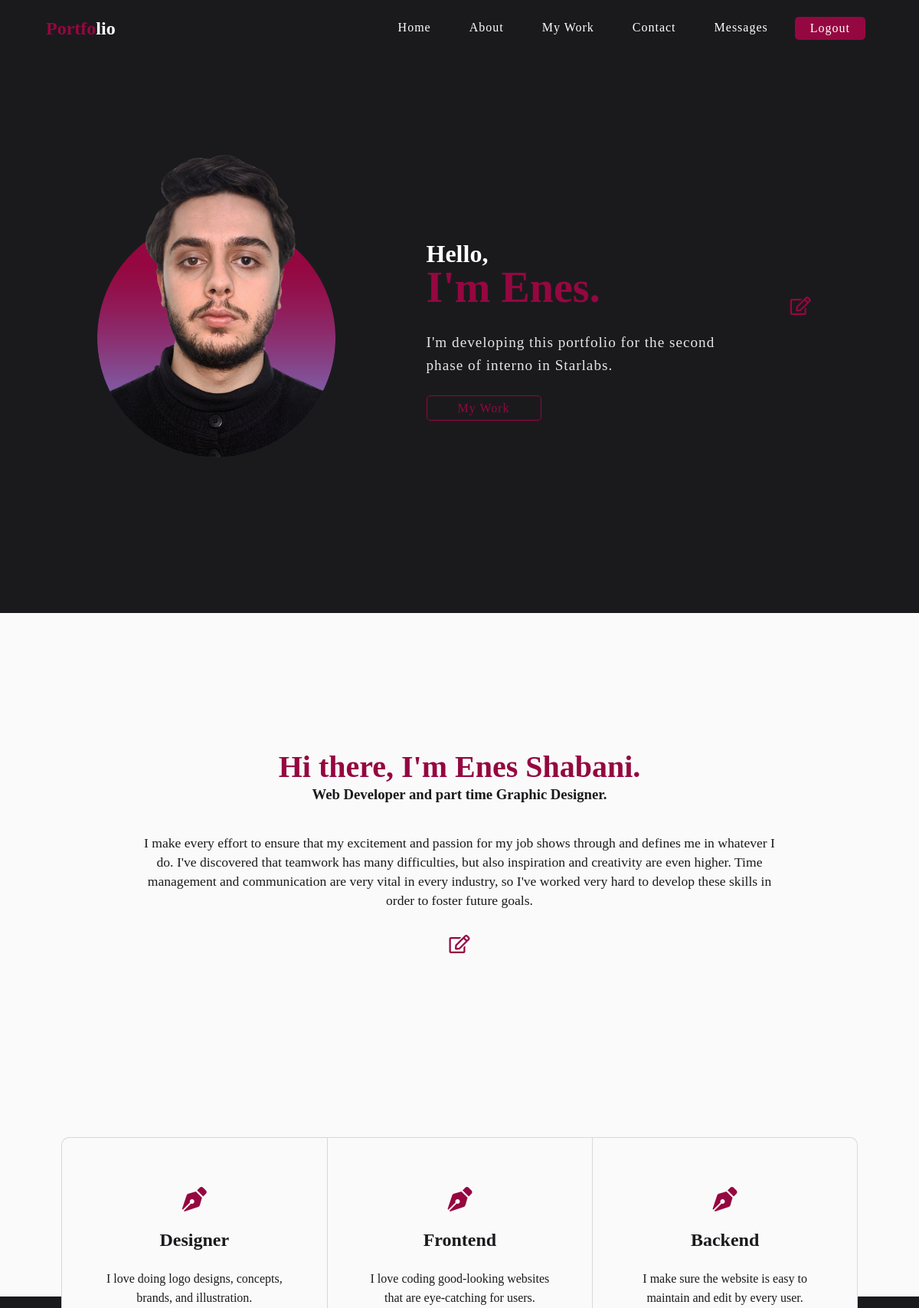
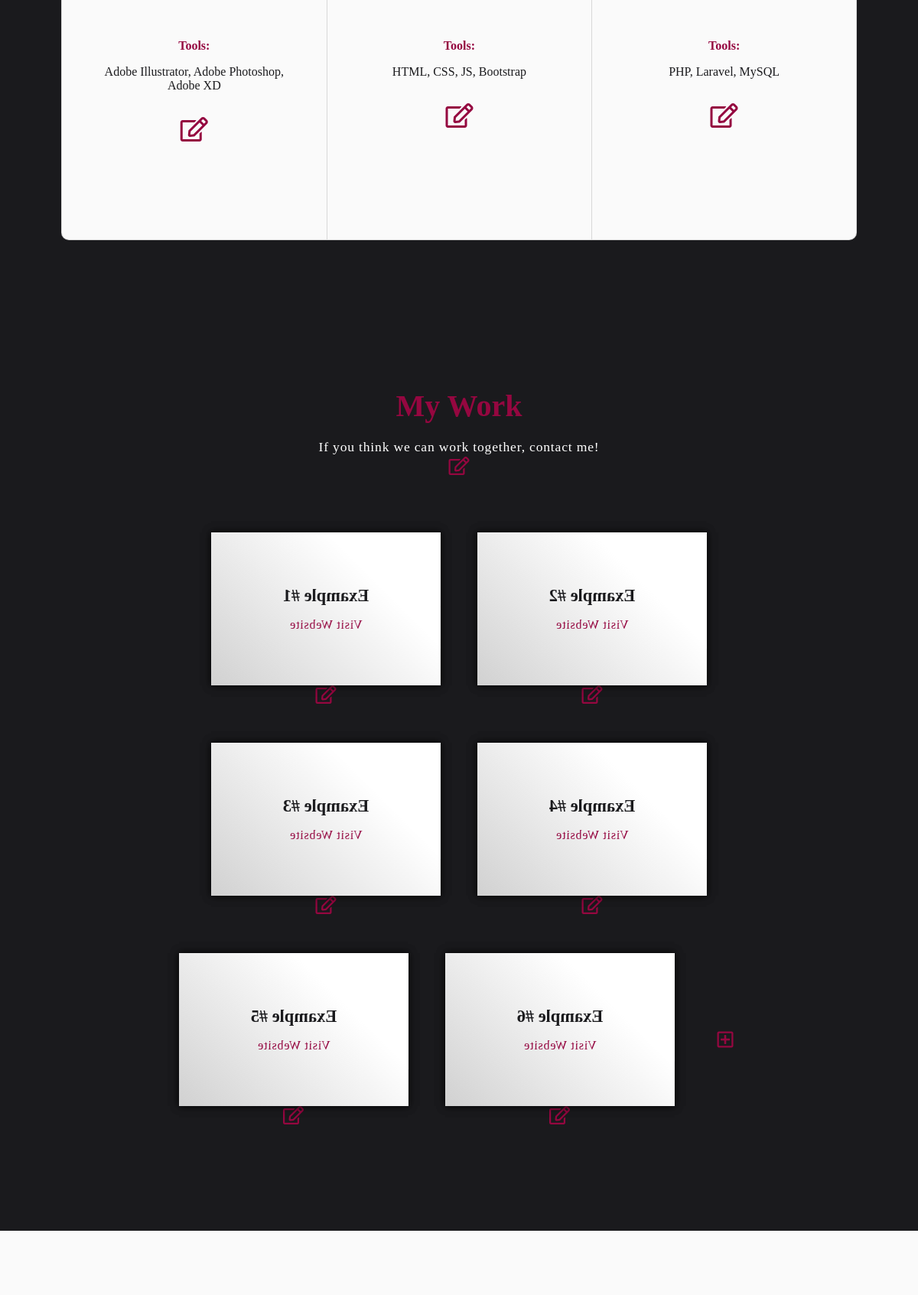
/index.php (signed in, upper part), run on the app's committed database (2 pictures, top to bottom).
### tables this page shows
CREATE TABLE `main_headings` (
  `id` int(11) NOT NULL,
  `smallTitle` varchar(255) NOT NULL,
  `bigTitle` varchar(255) NOT NULL,
  `description` longtext NOT NULL,
  `filename` text NOT NULL
);

CREATE TABLE `about_headings` (
  `id` int(11) NOT NULL,
  `bigTitle` varchar(255) NOT NULL,
  `smallTitle` varchar(255) NOT NULL,
  `description` longtext NOT NULL
);

CREATE TABLE `about_skills` (
  `id` int(11) NOT NULL,
  `title` text NOT NULL,
  `description` text NOT NULL,
  `tools` text NOT NULL
);

CREATE TABLE `mywork_headings` (
  `id` int(11) NOT NULL,
  `title` longtext NOT NULL,
  `description` longtext NOT NULL
);

CREATE TABLE `works` (
  `id` int(11) NOT NULL,
  `title` varchar(255) NOT NULL,
  `link` varchar(255) NOT NULL,
  `filename` varchar(255) NOT NULL
);

### admin/lib/Database.php (called while the page is built, shortened)
<?php
abstract class Database
{
    private $host = 'localhost';
    private $user = 'root';
    private $password = '';
    private $dbname = 'portfoliodb';
    private function connectDB()
    {
        try {
            $dsn = "mysql:host=" . $this->host . ";dbname=" . $this->dbname;
            $pdo = new PDO($dsn, $this->user, $this->password);
            $pdo->setAttribute(PDO::ATTR_ERRMODE, PDO::ERRMODE_EXCEPTION);
            return $pdo;
        } catch (Throwable $e) {
            echo "Lidhja me bazen e shenimeve deshtoi " . $e->getMessage();
        }
    }
    public function prepare($sql)
    {
        return $this->connectDB()->prepare($sql);
    }
    public function getClassName()
    {
        $class_name = new ReflectionClass($this);
        return $class_name = ucfirst($class_name->getShortName());
    }
    public function get_all()
    {
        $sql = "SELECT * FROM " . static::$db_table;
        $stmt = $this->prepare($sql);
        $stmt->execute();
        $stmt->setFetchMode(PDO::FETCH_CLASS, __NAMESPACE__ . "\\{$this->getClassName()}");
        $result = $stmt->fetchAll();
        return $result;
    }
    public function get_by_id($id)
    {
        $sql = "SELECT * FROM " . static::$db_table;
        $sql .= " WHERE id=" . $id;
        $stmt = $this->prepare($sql);
        $stmt->execute();
        $stmt->setFetchMode(PDO::FETCH_CLASS, __NAMESPACE__ . "\\{$this->getClassName()}");
        $result = $stmt->fetch();
        return $result;
    }
}
?>

### admin/lib/MainHeading.php (called while the page is built, shortened)
<?php
class MainHeading extends Database
{
    private $smallTitle;
    private $bigTitle;
    private $description;
    private $filename;
    public function getSmallTitle()
    {
        return $this->smallTitle;
    }
    public function getBigTitle()
    {
        return $this->bigTitle;
    }
    public function getDescription()
    {
        return $this->description;
    }
    public function getFilename()
    {
        return $this->filename;
    }
}
?>

### admin/lib/AboutHeading.php (called while the page is built, shortened)
<?php
class AboutHeading extends Database
{
    private $bigTitle;
    private $smallTitle;
    private $description;
    public function getSmallTitle()
    {
        return $this->smallTitle;
    }
    public function getBigTitle()
    {
        return $this->bigTitle;
    }
    public function getDescription()
    {
        return $this->description;
    }
}
?>

### admin/lib/AboutSkills.php (called while the page is built, shortened)
<?php
class AboutSkills extends Database
{
    private $id;
    private $title;
    private $description;
    private $tools;
    public function getId()
    {
        return $this->id;
    }
    public function getTitle()
    {
        return $this->title;
    }
    public function getTools()
    {
        return $this->tools;
    }
    public function getDescription()
    {
        return $this->description;
    }
}
?>

### admin/lib/MyworkHeading.php (called while the page is built, shortened)
<?php
class MyworkHeading extends Database
{
    private $title;
    private $description;
    public function getTitle()
    {
        return $this->title;
    }
    public function getDescription()
    {
        return $this->description;
    }
}
?>

### admin/lib/Work.php (called while the page is built, shortened)
<?php
class Work extends Database
{
    private $id;
    private $title;
    private $link;
    private $filename;
    public function getId()
    {
        return $this->id;
    }
    public function getTitle()
    {
        return $this->title;
    }
    public function getLink()
    {
        return $this->link;
    }
    public function getFilename()
    {
        return $this->filename;
    }
}
?>

### index.php (the view, shortened to what this page needs)
<?php
include 'include/header.php';
?>
    <main>
        <section class="main-hero">
            <?php
                $mainTitles = new MainHeading();
                $mainTitles = $mainTitles->get_by_id(1);
            ?>
            <div class="main-photo">
                <img src="assets/img/<?php echo $mainTitles->getFilename()?>" alt="home-image">
            </div>
            <div class="main-text">
                    <h2><?php echo $mainTitles->getSmallTitle()?></h2>
                    <h1><?php echo $mainTitles->getBigTitle()?></h1>
                    <p><?php echo $mainTitles->getDescription()?></p>
                    <a class='button' href='#my-work'>My Work</a>
                </div>
            <?php
                if(isset($_SESSION['id'])){
                    echo "<a href='admin/edit-main-heading.php' class='edit-btn'><i class='far fa-edit'></i></a>";
                }
            ?>
        </section>
        <section class="about-me" id="about-me">
            <div class="about-me-text">
                <?php
                    $aboutTitles = new AboutHeading();
                    $aboutTitles = $aboutTitles->get_by_id(1);
                ?>
                <div class='about-me-text'>
                    <h1><?php echo $aboutTitles->getBigTitle()?></h1>
                    <h3><?php echo $aboutTitles->getSmallTitle()?></h3>
                    <p><?php echo $aboutTitles->getDescription()?></p>
                    <?php
                        if(isset($_SESSION['id'])){
                            echo "<a href='admin/edit-about-heading.php' class='edit-btn'><i class='far fa-edit'></i></a>";
                        }
                    ?>
                </div>
        </section>
        <section class="about-me-container">
            <div class="about-me-skills">
                <?php
                    $aboutSkills = new AboutSkills();
                    foreach($aboutSkills->get_all() as $aboutSkill){
                        echo "<div class='about-card'>";
                            echo "<i class='fas fa-pen-nib'></i>";
                            echo "<h2 class='about-me-card-title'>".$aboutSkill->getTitle()."</h2>";
                            echo "<p class='about-me-card-desc'>".$aboutSkill->getDescription()."</p>";
                            echo "<h3 class='about-me-tools-title'>Tools:</h3>";
                            echo "<p class='about-me-tools-desc'>".$aboutSkill->getTools()."</p>";
                            if(isset($_SESSION['id'])){
                                echo "<a href='admin/edit-about-skills.php?id=".$aboutSkill->getId()."' class='edit-btn'><i class='far fa-edit'></i></a>";
                            }
                        echo "</div>";
                    }
                ?>
            </div>
        </section>
        <section class="my-work" id="my-work">
            <?php
                $myworkTitles = new MyworkHeading();
                $myworkTitles = $myworkTitles->get_by_id(1)
            ?>
            <div class="my-work-text">
                <h1>
                    <?php echo $myworkTitles->getTitle()?>
                </h1>
                <p>
                    <?php echo $myworkTitles->getDescription()?>
                </p>
                <?php
                    if(isset($_SESSION['id'])){
                        echo "<a href='admin/edit-mywork-heading.php' class='edit-btn'><i class='far fa-edit'></i></a>";
                    }
                ?>
            </div>
            <div class="portfolio-container">
                <?php
                    $works = new Work();
                    foreach($works->get_all() as $work){
                        echo "<div class='work-container'>";
                            echo "<a href='".$work->getLink()."' class='flip-box'>";
                                echo "<div class='flip-box-inner'>";
                                    echo "<div class='flip-box-front'>";
                                        echo "<img src='assets/img/".$work->getFilename()."'>";
                                        echo "<div class='front-title'>";
                                            echo "<p>".$work->getTitle()."</p>";
                                        echo "</div>";
                                    echo "</div>";
                                    echo "<div class='flip-box-back'>";
                                        echo "<h2>".$work->getTitle()."</h2>";
                                        echo "<p>Visit Website</p>";
                                    echo "</div>";
                                echo "</div>";
                            echo "</a>";
                            if(isset($_SESSION['id'])){
                                echo "<a href='admin/edit-work.php?id=".$work->getId()."' class='edit-btn'><i class='far fa-edit'></i></a>";
                            }
                        echo "</div>";
                    }
                ?>
            <?php
                if(isset($_SESSION['id'])){
                    echo "<a href='admin/add-work.php' class='edit-btn'><i class='far fa-plus-square'></i></a>";
                }
            ?>
        </section>
        <section class="client" id="client">
        </section>
    </main>
<?php
include 'include/footer.php';
?>

### data on the page
main_headings: filename (picture), smallTitle "Hello,", bigTitle "I'm Enes.", description "I'm developing this portfolio for the second phase of interno in Starlabs."
about_headings: bigTitle "Hi there, I'm Enes Shabani.", smallTitle "Web Developer and part time Graphic Designer.", description "I make every effort to ensure that my excitement and passion for my job shows through and defines me in whatever I do. I've discovered that teamwork has many difficulties, but also inspiration and creativity are even higher. Time management and communication are very vital in every industry, so I've worked very hard to develop these skills in order to foster future goals."
about_skills: title "Designer", description "I love doing logo designs, concepts, brands, and illustration.", tools "Adobe Illustrator, Adobe Photoshop, Adobe XD"
about_skills: title "Frontend", description "I love coding good-looking websites that are eye-catching for users.", tools "HTML, CSS, JS, Bootstrap"
about_skills: title "Backend", description "I make sure the website is easy to maintain and edit by every user.", tools "PHP, Laravel, MySQL"
mywork_headings: title "My Work", description "If you think we can work together, contact me!"
works: filename (picture), title "Example #1"
works: filename (picture), title "Example #2"
works: filename (picture), title "Example #3"
works: filename (picture), title "Example #4"
works: filename (picture), title "Example #5"
works: filename (picture), title "Example #6"
